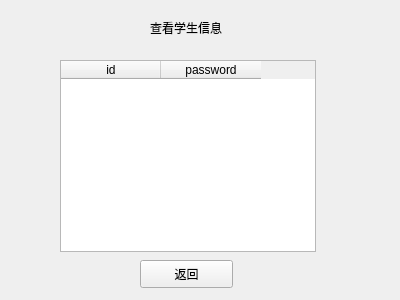
<?xml version="1.0" encoding="UTF-8"?>
<ui version="4.0">
 <class>select_student</class>
 <widget class="QWidget" name="select_student">
  <property name="geometry">
   <rect>
    <x>0</x>
    <y>0</y>
    <width>400</width>
    <height>300</height>
   </rect>
  </property>
  <property name="windowTitle">
   <string>Form</string>
  </property>
  <widget class="QLabel" name="label">
   <property name="geometry">
    <rect>
     <x>150</x>
     <y>20</y>
     <width>111</width>
     <height>16</height>
    </rect>
   </property>
   <property name="text">
    <string>查看学生信息</string>
   </property>
  </widget>
  <widget class="QTableWidget" name="student">
   <property name="geometry">
    <rect>
     <x>60</x>
     <y>60</y>
     <width>256</width>
     <height>192</height>
    </rect>
   </property>
   <column>
    <property name="text">
     <string>id</string>
    </property>
   </column>
   <column>
    <property name="text">
     <string>password</string>
    </property>
   </column>
  </widget>
  <widget class="QPushButton" name="back">
   <property name="geometry">
    <rect>
     <x>140</x>
     <y>260</y>
     <width>93</width>
     <height>28</height>
    </rect>
   </property>
   <property name="text">
    <string>返回</string>
   </property>
  </widget>
 </widget>
 <resources/>
 <connections/>
</ui>
